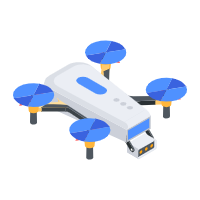
#> input picture utils/assets/drone.png, 200 x 200 px
$ python draw_plot.py
#> lines starting #> are read from the running program, lines starting #| are printed output that depends on the picture
#!/usr/bin/python
# -*- coding:utf-8 -*-
# @author  : YPC
# @time    : 2025/3/6 下午12:24
# @function: the script is used to do something.
# @version : V1
import os.path

import matplotlib.pyplot as plt
from matplotlib.offsetbox import OffsetImage, AnnotationBbox
import numpy as np
import matplotlib


def draw_path(steps, grid, file_path):
#> called with grid = array of shape (10, 10), file_path = ''
    plt.figure(figsize=(10, 8), dpi=100)

    # 创建掩膜并设置0值为白色
    vmin, vmax = grid.min(), grid.max()
    masked_grid = grid.astype(float)
    masked_grid[grid == 0] = np.nan  # 将0替换为NaN
    cmap = matplotlib.colormaps["OrRd"]
    cmap.set_bad('#DFFAFF')  # 设置NaN值的颜色为白色

    # 绘制网格数值（使用热图）
    plt.imshow(masked_grid,
               cmap=cmap,
               origin='upper',
               extent=[0, grid.shape[1], grid.shape[0], 0],
               vmin=vmin,
               vmax=vmax)
    plt.colorbar(label="POS")

    # 设置坐标轴刻度（显示在格子边缘）
    ax = plt.gca()
    # 设置刻度位置（每个单元格的边界）
    ax.set_xticks(np.arange(grid.shape[1] + 1))
    ax.set_yticks(np.arange(grid.shape[0] + 1))
    ax.set_xticklabels([])
    ax.set_yticklabels([])
    # 隐藏刻度线（设置长度为0）
    ax.tick_params(which='both', length=1)
    ax.grid(color='#343434', linewidth=1)  # 显示网格线

    # 转换路径坐标（假设steps是[[row0,col0], [row1,col1], ...]）
    if len(steps) > 0:
        steps = np.array(steps)
        x = steps[:, 1] + 0.5  # 列索引 -> x坐标（中心点）
        y = steps[:, 0] + 0.5  # 行索引 -> y坐标（中心点）

        # 路径连线
        plt.plot(x, y, 'k-', linewidth=4, zorder=2)  # 改为黑色

        # 加载无人机图片
        # drone_img = plt.imread("utils/assets/drone.png")
        drone_img = plt.imread("assets/drone.png")
#> drone_img is the input picture: shape (200, 200, 4) float32; mean R, G, B, A 0.138, 0.159, 0.199, 0.223
        imagebox = OffsetImage(drone_img, zoom=0.2)  # 调整zoom参数控制图片大小
        ab = AnnotationBbox(imagebox, (x[0], y[0]), frameon=False, zorder=4)
        ax.add_artist(ab)

        # 箭头终点（当路径长度>1时绘制）
        if len(steps) > 1:
            # 计算最后一段方向向量
            dx = x[-1] - x[-2]
            dy = y[-1] - y[-2]

            # 绘制方向箭头（在终点位置）
            plt.quiver(x[-1] - dx * 0.8, y[-1] - dy * 0.8, dx, dy,  # 起点略微后退
                       scale_units='xy', angles='xy', scale=1,
                       color='black', width=0.007, headwidth=5,
                       headlength=4, headaxislength=4,
                       zorder=4)

    plt.title("The path of the agent")
    # plt.legend(loc='lower right')

    # todo 文件路径修改
    # 使用plt.savefig()保存图像
    num = 1
    while os.path.exists(os.path.join(file_path, str(num) + ".png")):
        num += 1
    # plt.savefig(os.path.join(file_path, str(num) + ".png"))

    plt.show()
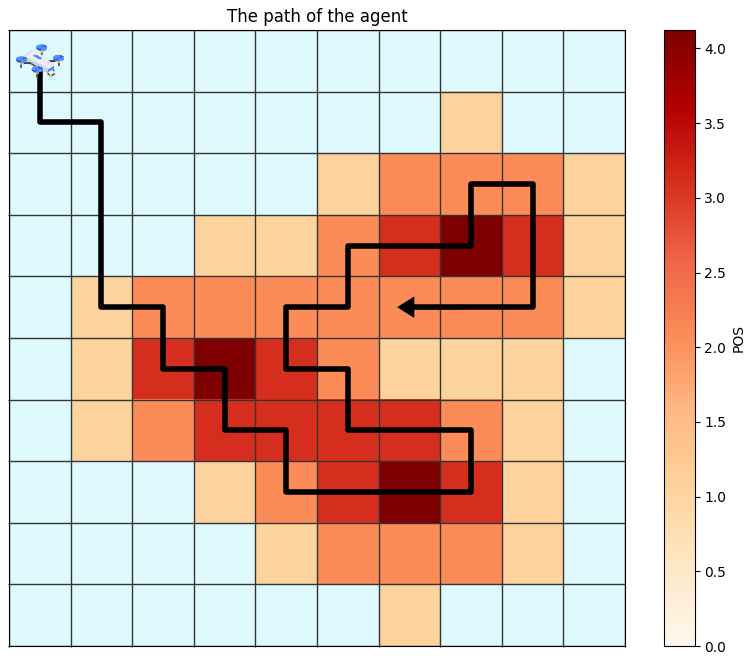
#> figure drawn by matplotlib, 2 panels


if __name__ == "__main__":
    # DQN
    s = [
        [0, 0],
        [1, 0], [1, 1], [2, 1], [3, 1], [4, 1], [4, 2], [5, 2], [5, 3], [6, 3], [6, 4],
        [6, 5], [7, 5], [7, 6], [7, 7], [6, 7], [5, 7], [4, 7], [3, 7], [3, 6], [3, 5],
        [3, 4], [4, 4], [5, 4], [5, 5], [4, 5], [3, 5], [2, 5], [2, 6], [2, 7], [2, 8]
    ]

    # ql
    s = [
        [0, 0],
        [1, 0], [1, 1], [2, 1], [3, 1], [4, 1], [5, 1], [5, 2], [6, 2], [6, 3], [5, 3],
        [5, 4], [6, 4], [6, 5], [6, 6], [5, 6], [4, 6], [4, 7], [3, 7], [3, 8], [3, 9],
        [4, 9], [4, 8], [5, 8], [5, 7], [5, 6], [4, 6], [4, 5], [4, 4], [4, 3], [4, 2]
    ]

    # ppo
    s = [
        [0, 0],
        [1, 0], [1, 1], [2, 1], [3, 1], [4, 1], [4, 2], [5, 2], [5, 3], [6, 3], [6, 4],
        [7, 4], [7, 5], [7, 6], [7, 7], [6, 7], [6, 6], [6, 5], [5, 5], [5, 4], [4, 4],
        [4, 5], [3, 5], [3, 6], [3, 7], [2, 7], [2, 8], [3, 8], [4, 8], [4, 7], [4, 6],
    ]

    g = np.array([
        [0, 0, 0, 0, 0, 0, 0, 0, 0, 0],
        [0, 0, 0, 0, 0, 0, 0, 1.03092784, 0, 0],
        [0, 0, 0, 0, 0, 1.03092784, 2.06185567, 2.06185567, 2.06185567, 1.03092784],
        [0, 0, 0, 1.03092784, 1.03092784, 2.06185567, 3.09278351, 4.12371134, 3.09278351, 1.03092784],
        [0, 1.03092784, 2.06185567, 2.06185567, 2.06185567, 2.06185567, 2.06185567, 2.06185567, 2.06185567, 1.03092784],
        [0, 1.03092784, 3.09278351, 4.12371134, 3.09278351, 2.06185567, 1.03092784, 1.03092784, 1.03092784, 0],
        [0, 1.03092784, 2.06185567, 3.09278351, 3.09278351, 3.09278351, 3.09278351, 2.06185567, 1.03092784, 0],
        [0, 0, 0, 1.03092784, 2.06185567, 3.09278351, 4.12371134, 3.09278351, 1.03092784, 0],
        [0, 0, 0, 0, 1.03092784, 2.06185567, 2.06185567, 2.06185567, 1.03092784, 0],
        [0, 0, 0, 0, 0, 0, 1.03092784, 0, 0, 0]
    ])

    draw_path(s, g, "")
